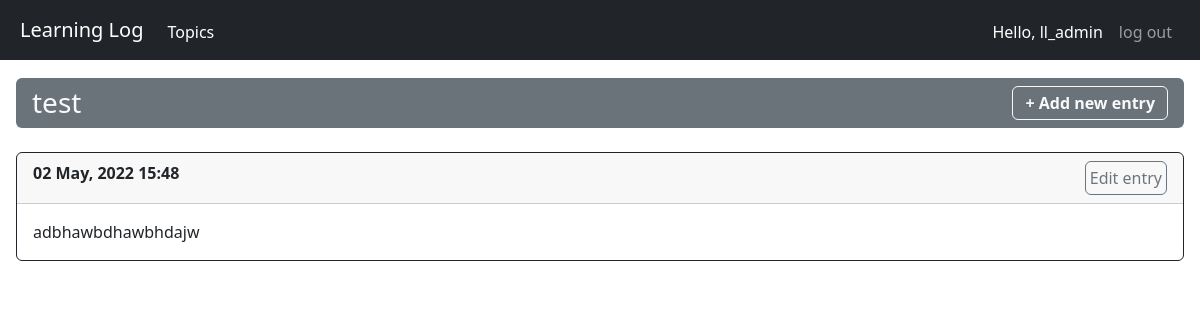
The page /topics/6 (signed in) on the database its author committed.
### learning_logs/models.py (models this page shows, shortened)
class Topic(models.Model):
    text = models.CharField(max_length=200)
    date_added = models.DateTimeField(auto_now_add=True)
    owner = models.ForeignKey(User, models.CASCADE)
    def __str__(self):
        return self.text

class Entry(models.Model):
    topic = models.ForeignKey(Topic, models.CASCADE)
    text = models.TextField()
    date_added = models.DateTimeField(auto_now_add=True)
    class Meta:
        verbose_name_plural = 'entries'

### learning_logs/views.py (the view)
# urls.py: path('topics/<int:topic_id>', views.topic, name='topic'),
@login_required
def topic(request, topic_id):
    topic = Topic.objects.get(id=topic_id)
    check_topic_owner(request, topic)
    entries = topic.entry_set.order_by('-date_added')
    context = {'topic': topic, 'entries': entries}
    return render(request, 'learning_logs/topic.html', context)

### learning_logs/views.py (called while the page is built)
def check_topic_owner(request, topic):
    if topic.owner != request.user:
        raise Http404

### learning_logs/templates/learning_logs/topic.html
{% extends 'learning_logs/base.html' %}
{% block header %}
  <div class="card border-0 mb-4 bg-secondary">
    <div class="card-header text-light border-0">
      <span class="h3">{{ topic }}</span>
      <a class="btn btn-outline-light py-1 float-end"
         href="{% url 'learning_logs:new_entry' topic.id %}">
        <b>+ Add new entry</b>
      </a>
    </div>
  </div>
{% endblock header %}
{% block content %}
  {% for entry in entries %}
    <div class="card border-dark mb-3">
      <div class="card-header">
        <b>{{ entry.date_added|date:'d M, Y H:i' }}</b>
        <a class="btn btn-outline-secondary p-1 float-end"
           href="{% url 'learning_logs:edit_entry' entry.id %}">
          Edit entry
        </a>
      </div>
      <div class="card-body text-dark">
        <p class="card-text">{{ entry.text }}</p>
      </div>
    </div>
  {% empty %}
    <div class="card">
      <p class="card-text fs-5 p-2">
        There are no entries for this topic yet
      </p>
    </div>
  {% endfor %}
{% endblock content %}

### learning_logs/templates/learning_logs/base.html (shortened to what this page needs)
{% load bootstrap5 %}
<html lang="en">
<head>
  {% bootstrap_css %}
</head>
<body>
  <nav class="navbar sticky-top navbar-expand-sm px-2 navbar-dark bg-dark">
    <div class="container-fluid">
      <a class="navbar-brand" href="{% url 'learning_logs:index' %}">
        Learning Log
      </a>
      <div class="collapse navbar-collapse mb-0 mt-1 mb-lg-0" id="navbarNav">
        <div class="navbar-nav me-auto">
          <a class="nav-link active" aria-current="page"
             href="{% url 'learning_logs:topics' %}">
            Topics
          </a>
        </div>
        <div class="navbar-nav">
          {% if user.is_authenticated %}
            <a class="nav-link active">Hello, {{ user.username }}</a>
            <a class="nav-link" aria-current="page"
               href="{% url 'users:logout' %}">log out</a>
          {% else %}
            <a class="nav-link" aria-current="page"
               href="{% url 'users:login' %}">log in</a>
            <a class="nav-link" aria-current="page"
               href="{% url 'users:register' %}">register</a>
          {% endif %}
        </div>
      </div>
    </div>
  </nav>
  <div class="container-fluid px-3" style="margin-top:1.5%">
    <div class="page-header">
      {% block header %}{% endblock header %}
    </div>
    <div>
      {% block content%}{% endblock content%}
    </div>
  </div>
</body>
</html>

### rows shown on the page
Topic: text "test"
Entry: date_added "02 May, 2022 15:48", text "adbhawbdhawbhdajw"

### other values the page prints
{{ user.username }} "ll_admin"
